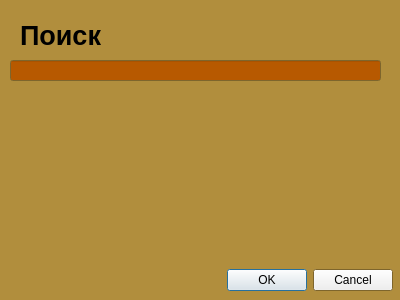
<?xml version="1.0" encoding="UTF-8"?>
<ui version="4.0">
 <class>finddialog</class>
 <widget class="QDialog" name="finddialog">
  <property name="geometry">
   <rect>
    <x>0</x>
    <y>0</y>
    <width>400</width>
    <height>300</height>
   </rect>
  </property>
  <property name="palette">
   <palette>
    <active>
     <colorrole role="Base">
      <brush brushstyle="SolidPattern">
       <color alpha="255">
        <red>183</red>
        <green>89</green>
        <blue>0</blue>
       </color>
      </brush>
     </colorrole>
     <colorrole role="Window">
      <brush brushstyle="SolidPattern">
       <color alpha="255">
        <red>177</red>
        <green>142</green>
        <blue>61</blue>
       </color>
      </brush>
     </colorrole>
    </active>
    <inactive>
     <colorrole role="Base">
      <brush brushstyle="SolidPattern">
       <color alpha="255">
        <red>183</red>
        <green>89</green>
        <blue>0</blue>
       </color>
      </brush>
     </colorrole>
     <colorrole role="Window">
      <brush brushstyle="SolidPattern">
       <color alpha="255">
        <red>177</red>
        <green>142</green>
        <blue>61</blue>
       </color>
      </brush>
     </colorrole>
    </inactive>
    <disabled>
     <colorrole role="Base">
      <brush brushstyle="SolidPattern">
       <color alpha="255">
        <red>177</red>
        <green>142</green>
        <blue>61</blue>
       </color>
      </brush>
     </colorrole>
     <colorrole role="Window">
      <brush brushstyle="SolidPattern">
       <color alpha="255">
        <red>177</red>
        <green>142</green>
        <blue>61</blue>
       </color>
      </brush>
     </colorrole>
    </disabled>
   </palette>
  </property>
  <property name="windowTitle">
   <string>Поиск задач</string>
  </property>
  <widget class="QLineEdit" name="findText">
   <property name="geometry">
    <rect>
     <x>10</x>
     <y>60</y>
     <width>371</width>
     <height>21</height>
    </rect>
   </property>
  </widget>
  <widget class="QDialogButtonBox" name="buttonBox">
   <property name="geometry">
    <rect>
     <x>12</x>
     <y>264</y>
     <width>381</width>
     <height>32</height>
    </rect>
   </property>
   <property name="orientation">
    <enum>Qt::Orientation::Horizontal</enum>
   </property>
   <property name="standardButtons">
    <set>QDialogButtonBox::StandardButton::Cancel|QDialogButtonBox::StandardButton::Ok</set>
   </property>
  </widget>
  <widget class="QLabel" name="nameLabelFind">
   <property name="geometry">
    <rect>
     <x>20</x>
     <y>20</y>
     <width>181</width>
     <height>31</height>
    </rect>
   </property>
   <property name="font">
    <font>
     <pointsize>20</pointsize>
     <bold>true</bold>
    </font>
   </property>
   <property name="text">
    <string>Поиск</string>
   </property>
  </widget>
 </widget>
 <resources/>
 <connections>
  <connection>
   <sender>buttonBox</sender>
   <signal>accepted()</signal>
   <receiver>finddialog</receiver>
   <slot>accept()</slot>
   <hints>
    <hint type="sourcelabel">
     <x>248</x>
     <y>254</y>
    </hint>
    <hint type="destinationlabel">
     <x>157</x>
     <y>274</y>
    </hint>
   </hints>
  </connection>
  <connection>
   <sender>buttonBox</sender>
   <signal>rejected()</signal>
   <receiver>finddialog</receiver>
   <slot>reject()</slot>
   <hints>
    <hint type="sourcelabel">
     <x>316</x>
     <y>260</y>
    </hint>
    <hint type="destinationlabel">
     <x>286</x>
     <y>274</y>
    </hint>
   </hints>
  </connection>
 </connections>
</ui>
